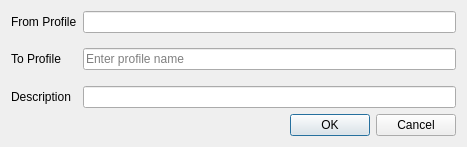
<?xml version="1.0" encoding="UTF-8"?>
<ui version="4.0">
 <class>dlgCopyProfile</class>
 <widget class="QDialog" name="dlgCopyProfile">
  <property name="geometry">
   <rect>
    <x>0</x>
    <y>0</y>
    <width>467</width>
    <height>147</height>
   </rect>
  </property>
  <property name="minimumSize">
   <size>
    <width>0</width>
    <height>0</height>
   </size>
  </property>
  <property name="windowTitle">
   <string>Copy profile</string>
  </property>
  <layout class="QFormLayout" name="formLayout">
   <property name="fieldGrowthPolicy">
    <enum>QFormLayout::AllNonFixedFieldsGrow</enum>
   </property>
   <item row="0" column="0">
    <widget class="QLabel" name="label_2">
     <property name="text">
      <string>From Profile</string>
     </property>
    </widget>
   </item>
   <item row="0" column="1">
    <widget class="QLineEdit" name="edtFromProfile">
     <property name="readOnly">
      <bool>true</bool>
     </property>
    </widget>
   </item>
   <item row="1" column="1">
    <spacer name="verticalSpacer">
     <property name="orientation">
      <enum>Qt::Vertical</enum>
     </property>
     <property name="sizeHint" stdset="0">
      <size>
       <width>20</width>
       <height>40</height>
      </size>
     </property>
    </spacer>
   </item>
   <item row="2" column="0">
    <widget class="QLabel" name="label">
     <property name="minimumSize">
      <size>
       <width>60</width>
       <height>0</height>
      </size>
     </property>
     <property name="text">
      <string>To Profile</string>
     </property>
    </widget>
   </item>
   <item row="2" column="1">
    <widget class="QLineEdit" name="edtName">
     <property name="placeholderText">
      <string>Enter profile name</string>
     </property>
    </widget>
   </item>
   <item row="4" column="0">
    <widget class="QLabel" name="label_3">
     <property name="text">
      <string>Description</string>
     </property>
    </widget>
   </item>
   <item row="4" column="1">
    <widget class="QLineEdit" name="edtDesc"/>
   </item>
   <item row="5" column="1">
    <widget class="QDialogButtonBox" name="buttonBox">
     <property name="orientation">
      <enum>Qt::Horizontal</enum>
     </property>
     <property name="standardButtons">
      <set>QDialogButtonBox::Cancel|QDialogButtonBox::Ok</set>
     </property>
    </widget>
   </item>
   <item row="3" column="1">
    <spacer name="verticalSpacer_2">
     <property name="orientation">
      <enum>Qt::Vertical</enum>
     </property>
     <property name="sizeHint" stdset="0">
      <size>
       <width>20</width>
       <height>40</height>
      </size>
     </property>
    </spacer>
   </item>
  </layout>
 </widget>
 <resources/>
 <connections>
  <connection>
   <sender>buttonBox</sender>
   <signal>accepted()</signal>
   <receiver>dlgCopyProfile</receiver>
   <slot>accept()</slot>
   <hints>
    <hint type="sourcelabel">
     <x>248</x>
     <y>254</y>
    </hint>
    <hint type="destinationlabel">
     <x>157</x>
     <y>274</y>
    </hint>
   </hints>
  </connection>
  <connection>
   <sender>buttonBox</sender>
   <signal>rejected()</signal>
   <receiver>dlgCopyProfile</receiver>
   <slot>reject()</slot>
   <hints>
    <hint type="sourcelabel">
     <x>316</x>
     <y>260</y>
    </hint>
    <hint type="destinationlabel">
     <x>286</x>
     <y>274</y>
    </hint>
   </hints>
  </connection>
 </connections>
</ui>
